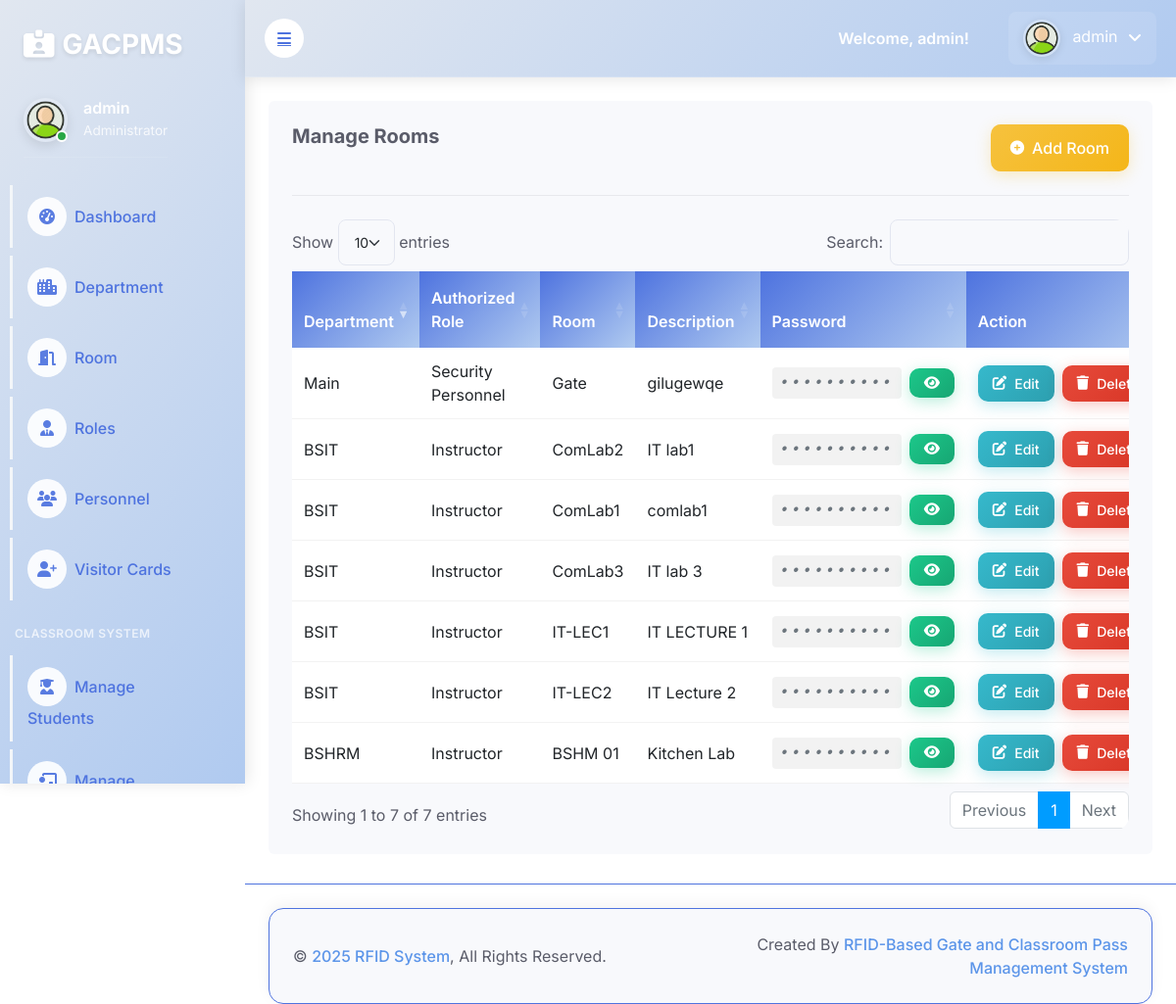
The page /admin/room.php on the database as committed earlier.
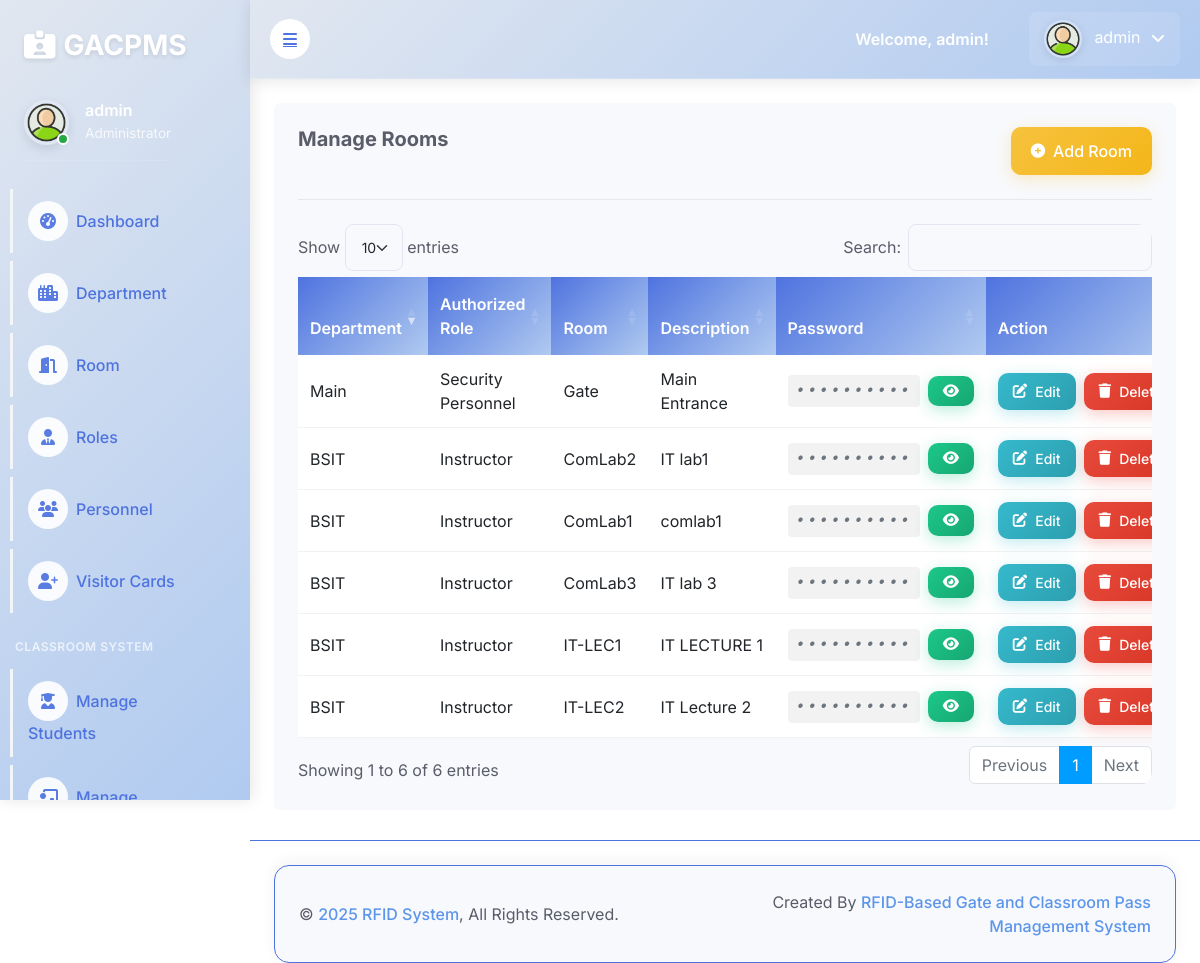
The same page on the database as committed later.
### tables this page shows
CREATE TABLE `rooms` (
  `id` int(11) NOT NULL,
  `room` varchar(255) NOT NULL,
  `department` varchar(255) NOT NULL,
  `password` varchar(255) DEFAULT NULL,
  `desc` varchar(255) DEFAULT NULL,
  `descr` varchar(255) DEFAULT NULL,
  `authorized_personnel` varchar(255) DEFAULT NULL
);

### admin/room.php (the view, shortened to what the changed rows need)
<!DOCTYPE html>
<html lang="en">
<?php include 'header.php'; ?>
<head>
    <link href="https://cdn.jsdelivr.net/npm/bootstrap@5.3.0/dist/css/bootstrap.min.css" rel="stylesheet">
    <link rel="stylesheet" href="https://cdnjs.cloudflare.com/ajax/libs/font-awesome/6.4.0/css/all.min.css">
    <link rel="stylesheet" href="https://cdn.datatables.net/1.13.6/css/dataTables.bootstrap5.min.css">
    <link rel="stylesheet" href="https://cdn.jsdelivr.net/npm/sweetalert2@11/dist/sweetalert2.min.css">
</head>
<body>
    <div class="container-fluid position-relative bg-white d-flex p-0">
        <div class="content">
            <?php include 'navbar.php'; ?>
            <div class="container-fluid pt-4 px-4">
                <div class="col-sm-12 col-xl-12">
                    <div class="bg-light rounded h-100 p-4">
                        <div class="row">
                            <div class="col-9">
                            </div>
                            <div class="col-3 d-flex justify-content-end">
                            </div>
                        </div>
                        <hr>
                        <div class="table-responsive">
                            <table class="table table-border" id="myDataTable">
                                <thead>
                                    <tr>
                                        <th scope="col">Department</th>
                                        <th scope="col">Authorized Role</th>
                                        <th scope="col">Room</th>
                                        <th scope="col">Description</th>
                                        <th scope="col">Password</th>
                                        <th scope="col">Action</th>
                                    </tr>
                                </thead>
                                <tbody>
                                    <?php
                                    $results = mysqli_query($db, "SELECT * FROM rooms ORDER BY id");
                                    while ($row = mysqli_fetch_array($results)) {
                                    ?>
                                    <tr class="table-<?php echo $row['id'];?>" data-room-id="<?php echo $row['id'];?>">
                                        <td class="department"><?php echo $row['department']; ?></td>
                                        <td><?php echo $row['authorized_personnel']; ?></td>
                                        <td><?php echo $row['room']; ?></td>
                                        <td><?php echo $row['descr']; ?></td>
                                        <td class="password-column">
                                            <div class="d-flex align-items-center gap-2">
                                                <span class="password-display encrypted-password" id="password-<?php echo $row['id']; ?>">
                                                    ••••••••••
                                                </span>
                                                <button type="button" class="btn btn-sm btn-view toggle-password"
                                                        data-password="<?php echo htmlspecialchars($row['password']); ?>"
                                                        data-target="password-<?php echo $row['id']; ?>">
                                                    <i class="fas fa-eye"></i>
                                                </button>
                                            </div>
                                        </td>
                                        <td width="14%">
                                            <div class="action-buttons">
                                                <button authrole="<?php echo $row['authorized_personnel'];?>"
                                                        descr="<?php echo $row['descr'];?>"
                                                        pass="<?php echo $row['password'];?>"
                                                        room="<?php echo $row['room'];?>"
                                                        department="<?php echo $row['department'];?>"
                                                        data-id="<?php echo $row['id'];?>"
                                                        class="btn btn-sm btn-edit e_room_id">
                                                    <i class="fas fa-edit"></i> Edit
                                                </button>
                                                <button authrole="<?php echo $row['authorized_personnel'];?>"
                                                        descr="<?php echo $row['descr'];?>"
                                                        pass="<?php echo $row['password'];?>"
                                                        room="<?php echo $row['room'];?>"
                                                        department="<?php echo $row['department'];?>"
                                                        data-id="<?php echo $row['id']; ?>"
                                                        class="btn btn-sm btn-delete d_room_id">
                                                    <i class="fas fa-trash"></i> Delete
                                                </button>
                                            </div>
                                        </td>
                                    </tr>
                                    <?php } ?>
                                </tbody>
                            </table>
                        </div>
                    </div>
                </div>
            </div>
        </div>
    </div>
</body>
</html>

Rows that differ between the two databases and show on the page:
removed rooms: department "BSHRM", authorized_personnel "Instructor", room "BSHM 01", descr "Kitchen Lab"
changed rooms "Main": descr "gilugewqe" → "Main Entrance"
Other text that changed with them:
text written by a page script: "Show entries Search: Showing 1 to 7 of 7 entries Previous 1 Next" → "Show entries Search: Showing 1 to 6 of 6 entries Previous 1 Next"
